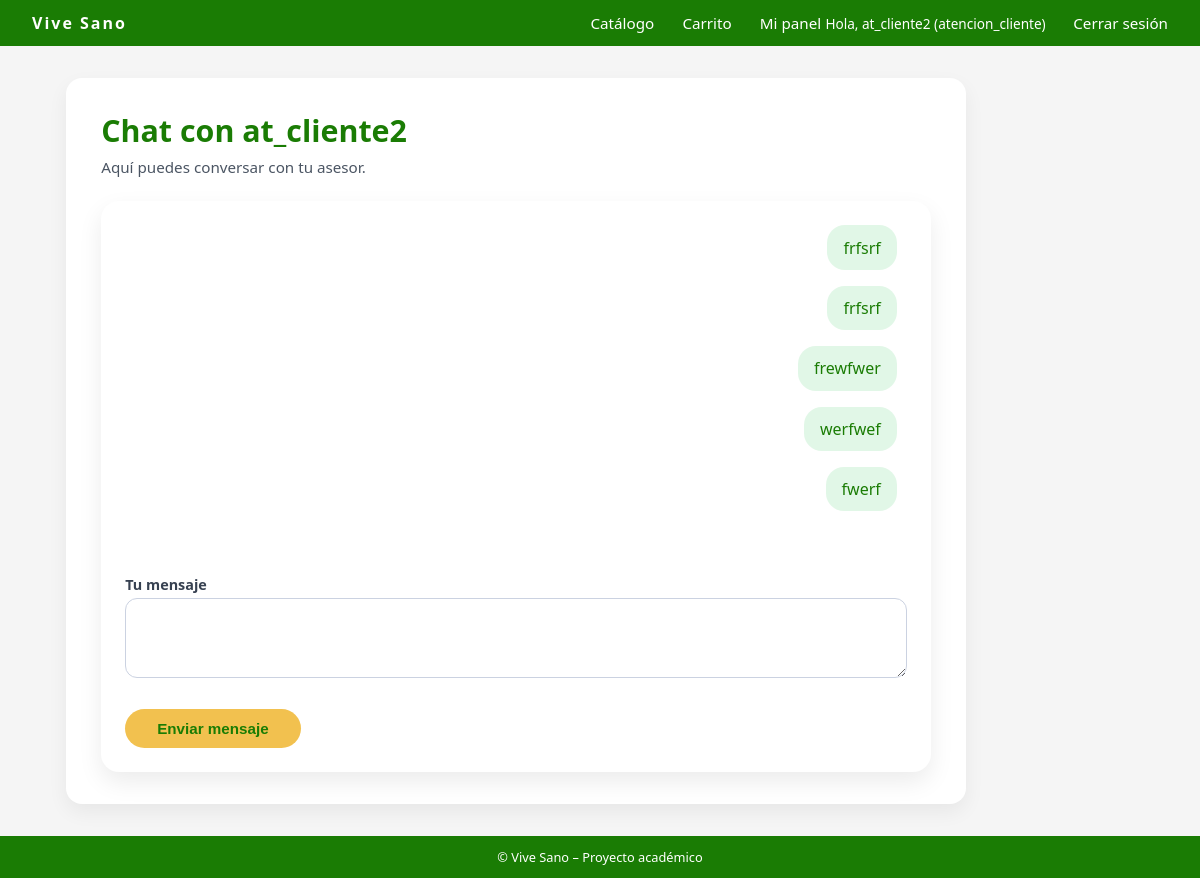
/mensajeria/chat/5/ (signed in), run on the app's committed database.
### usuarios/models.py (models this page shows, shortened)
class Usuario(AbstractUser):
    TIPO_CLIENTE = [
        ("natural", "Persona Natural"),
        ("empresa", "Empresa"),
        ("admin", "Administrador"),
        ("atencion_cliente", "Atención al Cliente"),  # 👈 Cambiar de "soporte" a "atencion_cliente"
    ]
    rut = models.CharField(max_length=12, unique=True, blank=True, null=True)
    tipo_cliente = models.CharField(
        max_length=20,
        choices=TIPO_CLIENTE,
        default="natural"
    )

### mensajeria/models.py (models this page shows, shortened)
class Message(models.Model):
    sender = models.ForeignKey(
        settings.AUTH_USER_MODEL,
        on_delete=models.CASCADE,
        related_name='sent_messages'
    )
    receiver = models.ForeignKey(
        settings.AUTH_USER_MODEL,
        on_delete=models.CASCADE,
        related_name='received_messages'
    )
    content = models.TextField()
    timestamp = models.DateTimeField(auto_now_add=True)
    is_read = models.BooleanField(default=False)
    class Meta:
        ordering = ['timestamp']

### mensajeria/views.py (the view, shortened to what this page needs)
# urls.py: path('chat/', views.chat, name='chat_default'),
def chat(request, user_id=None):
    user = request.user
    if user.tipo_cliente != "atencion_cliente" and user_id is None:
        soporte = obtener_agente_soporte()
        if not soporte:
            return render(request, "mensajeria/chat.html", {
                "error": "No hay agentes de soporte disponibles."
            })
        other_user = soporte
    elif user.tipo_cliente == "atencion_cliente" and user_id is None:
        return redirect("mensajeria:soporte_conversaciones")
    else:
        other_user = get_object_or_404(User, id=user_id)
    mensajes = Message.objects.filter(
        Q(sender=user, receiver=other_user) |
        Q(sender=other_user, receiver=user)
    ).order_by("timestamp")
    mensajes.filter(receiver=user).update(is_read=True)
    return render(request, "mensajeria/chat.html", {
        "mensajes": mensajes,
        "other_user": other_user
    })

### mensajeria/templates/mensajeria/chat.html (shortened to what this page needs)
{% extends "core/base.html" %}
{% load static %}
{% block content %}
<div class="container">
    <div class="dashboard-card">
        <h1 class="dashboard-title">Chat con {{ other_user.username }}</h1>
        <p class="dashboard-welcome">
            Aquí puedes conversar con tu asesor.
        </p>
        <div class="card" style="margin-top: 1.5rem; padding: 1.5rem;">
            <div id="chat-box"
                style="
                    height: 350px;
                    overflow-y: auto;
                    padding-right: 10px;
                    display: flex;
                    flex-direction: column;
                    gap: 1rem;
                ">
                {% for msg in mensajes %}
                    {% if msg.sender.id == user.id %}
                        <div style="
                            align-self: flex-end;
                            background: #e1f7e7;
                            color: hsl(109, 94%, 25%);
                            padding: 0.7rem 1rem;
                            max-width: 75%;
                            border-radius: 18px;
                        ">
                            {{ msg.content }}
                        </div>
                    {% endif %}
                {% empty %}
                    <p>No hay mensajes todavía.</p>
                {% endfor %}
            </div>
            <form method="POST" action="{% url 'mensajeria:chat' other_user.id %}">
                <div class="form-group">
                    <label class="form-label">Tu mensaje</label>
                    <textarea name="content"
                        style="
                            width: 100%;
                            min-height: 80px;
                            padding: 0.7rem 0.9rem;
                            border-radius: 12px;
                            border: 1px solid #cbd2e1;
                            font-size: 0.9rem;
                            resize: vertical;
                        "
                        required></textarea>
                </div>
                <button type="submit" class="btn btn-primary" style="margin-top: 0.6rem;">
                    Enviar mensaje
                </button>
            </form>
        </div>
    </div>
</div>
{% endblock %}

### core/templates/core/base.html (shortened to what this page needs)
{% load static %}
<!DOCTYPE html>
<html>
<head>
    <link rel="stylesheet" href="{% static 'core/css/styles.css' %}">
</head>
<body>
<div class="site-wrapper">
    <header>
        <nav class="navbar">
            <div class="navbar-logo">
                Vive Sano
            </div>
            <div class="navbar-nav">
                <a href="{% url 'catalogo_productos' %}">Catálogo</a>
                {% if user.is_authenticated %}
                    <a href="{% url 'ver_carrito' %}">Carrito</a>
                    <a href="{% url 'dashboard' %}">Mi panel</a>
                    <span class="navbar-user">
                        Hola, {{ user.username }} ({{ user.tipo_cliente }})
                    </span>
                    <a href="{% url 'logout' %}">Cerrar sesión</a>
                {% else %}
                    <a href="{% url 'login' %}">Iniciar sesión</a>
                    <a href="{% url 'registrar' %}">Crear cuenta</a>
                {% endif %}
            </div>
        </nav>
    </header>
    <main>
        {% block content %}{% endblock %}
    </main>
    <footer class="footer">
        © {{ now|date:"Y" }} Vive Sano – Proyecto académico
    </footer>
</div>
</body>
</html>

### core/static/core/css/styles.css (style rules this page uses)
* { margin: 0; padding: 0; box-sizing: border-box; }
body { font-family: system-ui, -apple-system, BlinkMacSystemFont, "Segoe UI", sans-serif; background-color: #f5f5f5; color: #1f2933; }
.site-wrapper { min-height: 100vh; display: flex; flex-direction: column; }
main { flex: 1; }
.navbar { background-color:hsl(109, 94%, 25%); color: #ffffff; padding: 0.75rem 2rem; display: flex; align-items: center; justify-content: space-between; }
.navbar-logo { font-weight: 700; letter-spacing: 2px; }
.navbar-nav a { color: #ffffff; text-decoration: none; margin-left: 1.5rem; font-size: 0.95rem; }
.navbar-user { font-size: 0.85rem; }
.container { max-width: 1100px; margin: 2rem auto; padding: 0 1rem; }
.btn { display: inline-block; padding: 0.6rem 1.4rem; border-radius: 999px; border: none; cursor: pointer; font-size: 0.95rem; font-weight: 600; text-decoration: none; text-align: center; }
.btn-primary { background-color: #f2c14f; color:hsl(109, 94%, 25%); }
.card { background-color: #ffffff; border-radius: 18px; box-shadow: 0 10px 25px rgba(0,0,0,0.08); padding: 1.5rem; }
.form-group { margin-bottom: 1rem; }
.form-label { font-size: 0.9rem; margin-bottom: 0.3rem; display: block; }
.footer { background-color: hsl(109, 94%, 25%); color: #ffffff; text-align: center; padding: 0.75rem; font-size: 0.8rem; }
.btn-primary { padding: 0.7rem 2rem; background: #f2c14f; border-radius: 50px; text-decoration: none; font-weight: bold; color: hsl(109, 94%, 25%); transition: 0.2s; }
.dashboard-card { width: 100%; max-width: 900px; background-color: #ffffff; border-radius: 16px; padding: 2rem 2.2rem; box-shadow: 0 8px 20px rgba(0,0,0,0.06); }
.dashboard-title { font-size: 1.9rem; color: hsl(109, 94%, 25%); margin-bottom: 0.4rem; }
.dashboard-welcome { font-size: 0.95rem; color: #4b5563; }
.form-label { display: block; font-size: 0.9rem; font-weight: 600; margin-bottom: 0.25rem; color: #374151; }
.form-group input[type="text"], .form-group input[type="number"], .form-group input[type="file"], .form-group input[type="email"], .form-group select, .form-group textarea { width: 100%; padding: 0.55rem 0.7rem; border-radius: 8px; border: 1px solid #d1d5db; font-size: 0.9rem; }
.form-group textarea { min-height: 90px; resize: vertical; }

### data on the page
Usuario: username "at_cliente2", tipo_cliente "atencion_cliente"
Message: content "frfsrf"
Message: content "frfsrf"
Message: content "frewfwer"
Message: content "werfwef"
Message: content "fwerf"
